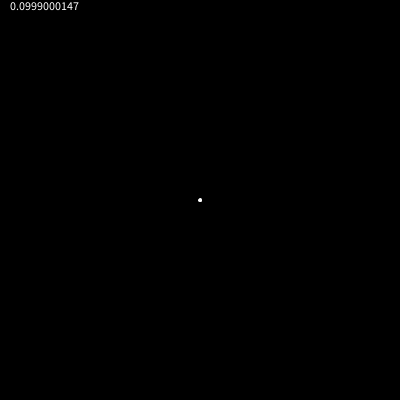
Frame 1 (no input)
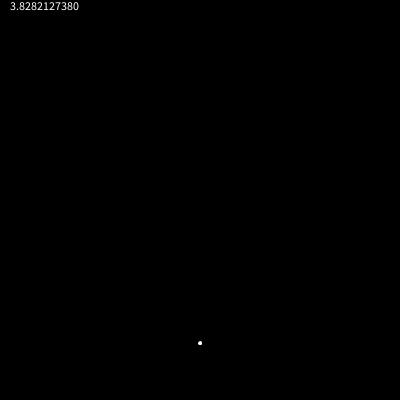
Frame 60 (the mouse pressed at the canvas centre just before this capture)
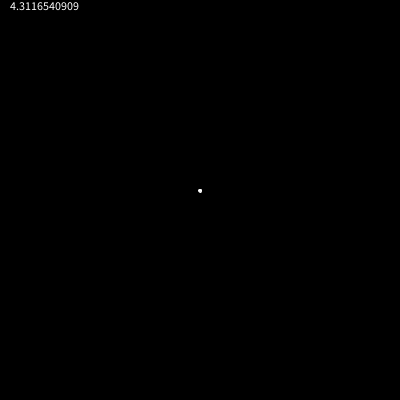
Frame 120 (the mouse held since frame 60 and released just before this capture)

The Processing sketch that drew these frames (run headless with seeded random() and noise(); from frame 60 on, the mouse is pressed at the canvas centre):

// Processing sketch: relative_vectors
// ── relative_vectors.pde
final float C = 10;
RVector GRAV = new RVector(0,0.1);
class RVector {
  private PVector p;
  float x, y;
  RVector(float x, float y) {
    p = new PVector(x,y);
  }
  
  void add(RVector a) {
    float lf = 1.0 / sqrt(1 - ((p.mag() + a.p.mag()) / pow(C,2)));
    p.add(a.p).div(lf);
    update();
  }
  
  RVector reverse() {
    PVector s = p.copy().mult(-1);
    RVector a = new RVector(s.x,s.y);
    return a;
  }
  
  void update() {
    this.x = p.x;
    this.y = p.y;
  }
  
  void mult(float x) {
    p.mult(x);
    update();
  }
  
  void div(float x) {
    p.div(x);
    update();
  }
  
  void sub(RVector a) {
    this.add(a.reverse());
    update();
  }
}
Mover m;
void setup() {
  size(400,400);
  m = new Mover(width / 2, height / 2);

}



void draw() {
  background(0);
  m.applyForce(GRAV);
  m.update();
  m.draw();
  fill(255);
  text(nfc(m.vel.y, 10), 10, 10);  
}

class Mover {
  PVector pos;
  RVector  vel, acc;
  
  Mover(float x, float y){
    pos = new PVector(x,y);
    vel = new RVector(0,0);
    acc = new RVector(0,0);
  }
  
  void update() {
    vel.add(acc);
    pos.add(vel.p);
    acc.mult(0);
    
    if (pos.x < 0) {
      pos.x = width;
    } 
    if (pos.x > width) {
      pos.x = 0;
    }
    
    if (pos.y < 0) {
      pos.y = height;
    }
    
    if (pos.y > height) {
      pos.y = 0;
    }
    
  }
  
  void applyForce(RVector r) {
    acc.add(r);
  }
  
  void draw() {
    stroke(255);
    ellipse(pos.x, pos.y, 3, 3);
  }
  
}
